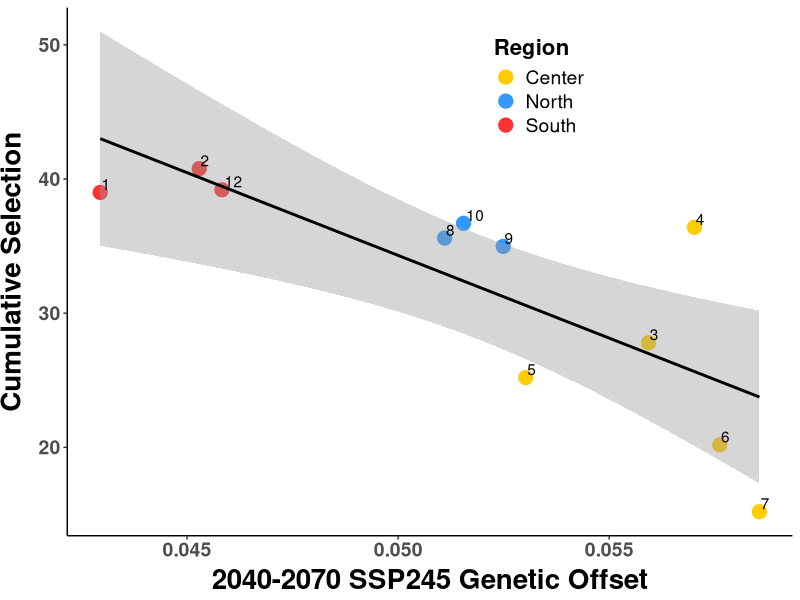
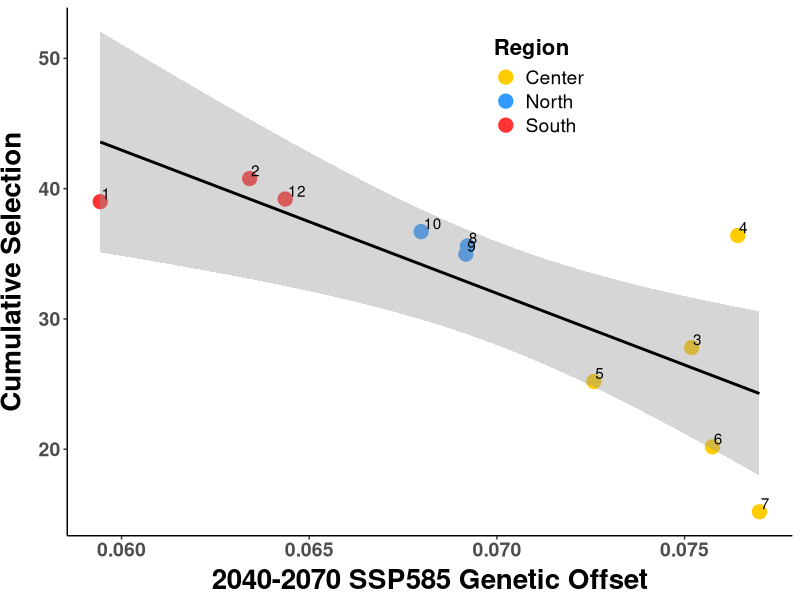
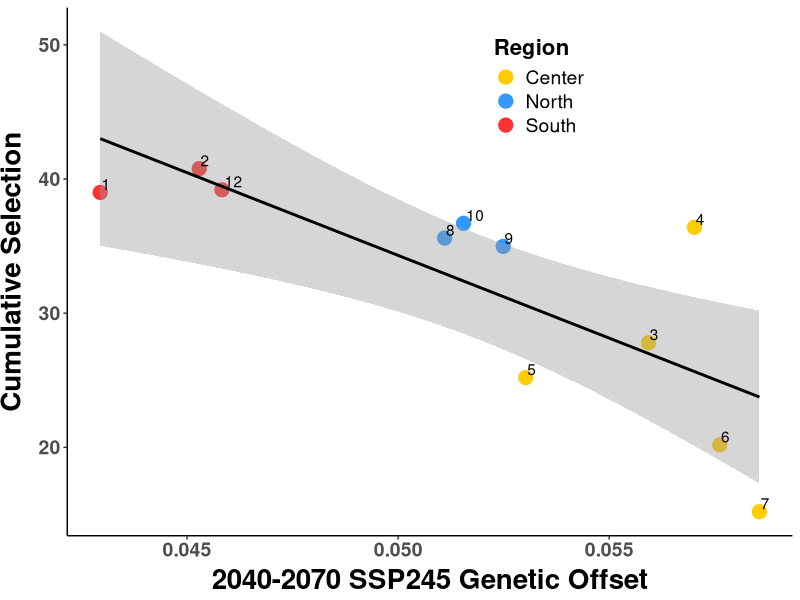
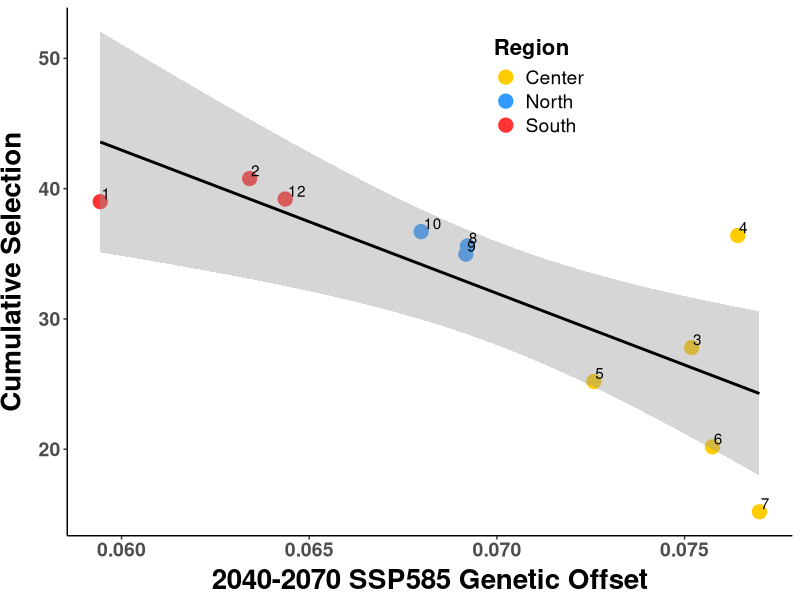

The R source for these figures, in order:
##################################################################################
## Plot cumulative slope against demography
## Author Daniel Anstett
## 
## 
## Last Modified April 19, 2023
###################################################################################

#Library install and import
library(tidyverse)
library(car) 
#Import data
offset_pop <- read_csv("data/time_cumul_beagle_95.csv")
offset_pop <- offset_pop %>% filter(Paper_ID!=11)


lm.cumul.ssp245_pos <- lm(cumul_pos~offset_SSP245,data=offset_pop)
lm.cumul.ssp245_all <- lm(cumul_all~offset_SSP245,data=offset_pop)

lm.cumul.ssp585_pos <- lm(cumul_pos~offset_SSP585,data=offset_pop)
lm.cumul.ssp585_all <- lm(cumul_all~offset_SSP585,data=offset_pop)




Anova(lm.cumul.ssp245_pos,type="III")
Anova(lm.cumul.ssp245_all,type="III")

Anova(lm.cumul.ssp585_pos,type="III")
Anova(lm.cumul.ssp585_all,type="III")




###########################################################################################################




#cumul slope plotted against 2040-2070 SSP245 Genetic Offset
ggplot(offset_pop, aes(x=offset_SSP245, y=cumul_all, label=Paper_ID)) + 
  geom_point(aes(color=Region), size =4.5)+
  geom_smooth(method=lm,color="black")+
  #  geom_label_repel(aes(label = ID))+
  geom_text(hjust=-.15, vjust=-.2)+
  scale_y_continuous(name="Cumulative Selection")+
  scale_x_continuous(name="2040-2070 SSP245 Genetic Offset")+
  scale_color_manual(values= c("North"="#3399FF", "Center"="#FFCC00", "South"="#FF3333"))+
  theme_classic() + theme(
    axis.text.x = element_text(size=14, face="bold"),
    axis.text.y = element_text(size=14,face="bold"),
    axis.title.x = element_text(color="black", size=20, vjust = 0.5, face="bold"),
    axis.title.y = element_text(color="black", size=20,vjust = 2, face="bold",hjust=0.5),
    legend.position = c(0.65, 0.85),legend.text=element_text(size=14),
    legend.title=element_text(size=16,face="bold"))
ggsave("graphs/bi_plots_95/9_rapid_offset_ssp245_all.pdf",width=7, height = 6, units = "in")


#cumul slope plotted against 2040-2070 SSP585 Genetic Offset
ggplot(offset_pop, aes(x=offset_SSP585, y=cumul_all, label=Paper_ID)) + 
  geom_point(aes(color=Region), size =4.5)+
  geom_smooth(method=lm,color="black")+
  #  geom_label_repel(aes(label = ID))+
  geom_text(hjust=-.15, vjust=-.2)+
  scale_y_continuous(name="Cumulative Selection")+
  scale_x_continuous(name="2040-2070 SSP585 Genetic Offset")+
  scale_color_manual(values= c("North"="#3399FF", "Center"="#FFCC00", "South"="#FF3333"))+
  theme_classic() + theme(
    axis.text.x = element_text(size=14, face="bold"),
    axis.text.y = element_text(size=14,face="bold"),
    axis.title.x = element_text(color="black", size=20, vjust = 0.5, face="bold"),
    axis.title.y = element_text(color="black", size=20,vjust = 2, face="bold",hjust=0.5),
    legend.position = c(0.65, 0.85),legend.text=element_text(size=14),
    legend.title=element_text(size=16,face="bold"))
ggsave("graphs/bi_plots_95/10_rapid_offset_ssp585_all.pdf",width=7, height = 6, units = "in")


